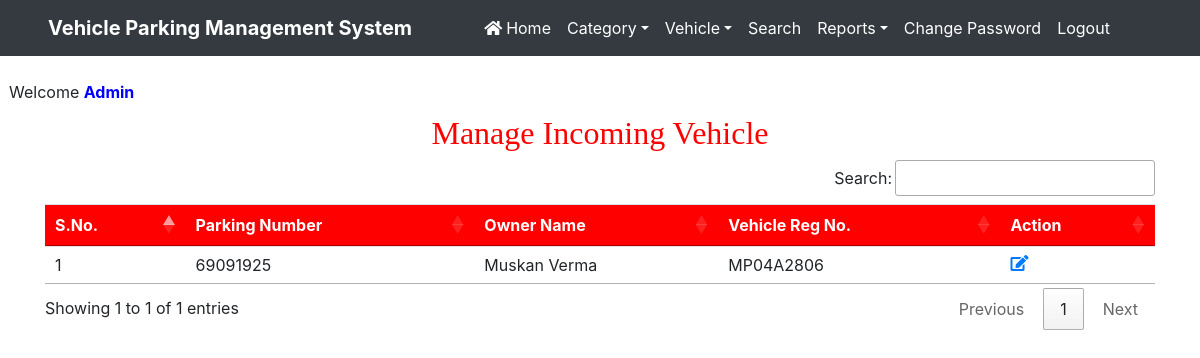
The page /manage_incomingvehicle (signed in) on the database its author committed.
### vehicle/models.py (models this page shows, shortened)
class Vehicle(models.Model):
    parkingnumber = models.CharField(max_length=20)
    category = models.ForeignKey(Category, on_delete=models.CASCADE)
    vehiclecompany = models.CharField(max_length=50)
    regno = models.CharField(max_length=10)
    ownername = models.CharField(max_length=50)
    ownercontact = models.CharField(max_length=15)
    pdate = models.DateField()
    intime = models.CharField(max_length=50)
    outtime = models.CharField(max_length=50)
    parkingcharge = models.CharField(max_length=50)
    remark = models.CharField(max_length=500)
    status = models.CharField(max_length=20)

### vehicle/views.py (the view)
# urls.py: path('manage_incomingvehicle',manage_incomingvehicle,name='manage_incomingvehicle'),
def manage_incomingvehicle(request):
    if not request.user.is_authenticated:
        return redirect('admin_login')
    vehicle = Vehicle.objects.filter(status="In")
    d = {'vehicle':vehicle}
    return render(request, 'manage_incomingvehicle.html', d)

### vehicle/templates/manage_incomingvehicle.html (shortened to what this page needs)
{% load static %}
<html>
<head>
{% include 'headeradmin.html' %}
  <link rel = stylesheet href="https://cdn.datatables.net/1.10.20/css/jquery.dataTables.min.css">
<link rel = stylesheet href="https://cdn.datatables.net/buttons/1.6.1/css/buttons.dataTables.min.css">
</head>
<body>
{% include 'nav2admin.html' %}
<br> &nbsp;&nbsp;Welcome <b style = 'text-transform : capitalize ; color : blue'>{{request.user.username}}</b>
<div class="container" style = "margin-top:10px">
<h2 class="text-center" style = "font-family : Monotype Corsiva ; color : red">Manage Incoming Vehicle</h2>
<table class='table table-hover' id = example>
<thead style = 'background-color : red ; color : white'>
<tr>
<th>S.No.</th>
<th>Parking Number</th>
<th>Owner Name</th>
    <th>Vehicle Reg No.</th>
    <th>Action</th>
</tr>
</thead>
<tbody>
  {% for i in vehicle %}
<tr>
                  <td>{{forloop.counter}}</td>
                  <td>{{i.parkingnumber}}</td>
                  <td>{{i.ownername}}</td>
                <td>{{i.regno}}</td>
                  <td><a href="{% url 'view_incomingdetail' i.id %}" ><i class="fa fa-edit fa-1x"></i></a></td>
                </tr>
{% endfor %}
</tbody>
</table>
</div>
</body>
</html>

### vehicle/static/css/mystyle.css (style rules this page uses)
html { scroll-behavior:smooth; }

### rows shown on the page
Vehicle: parkingnumber "69091925", ownername "Muskan Verma", regno "MP04A2806"

### other values the page prints
{{ request.user.username }} "Admin"
